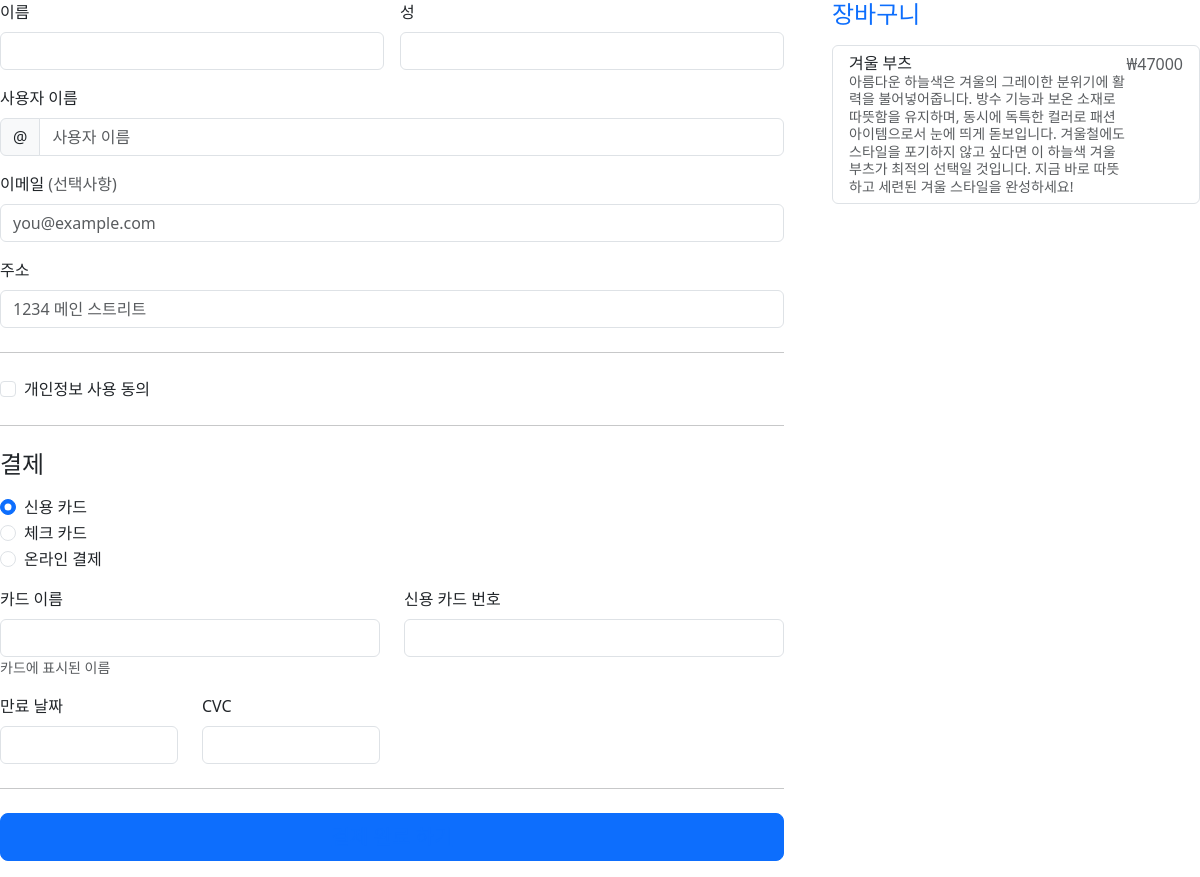
Page /shoes/1/payment/ on the committed database.
### shoes/models.py (models this page shows)
class Shoes(models.Model):
    subject = models.CharField(max_length=200)
    price = models.IntegerField()
    explain = models.CharField(max_length=500)
    img = models.ImageField(upload_to='photo/', default='photo/no_image.png')

### shoes/views.py (the view)
# urls.py: path('<int:shoes_id>/payment/', PaymentView.as_view(), name='payment'),
class PaymentView(View):
    def get(self, request, shoes_id):
        shoes = Shoes.objects.get(id=shoes_id)
        context = {'shoes': shoes}
        return render(request, 'shoes/payment.html', context)

### templates/shoes/payment.html (shortened to what this page needs)
<link href="https://cdn.jsdelivr.net/npm/bootstrap@5.3.1/dist/css/bootstrap.min.css" rel="stylesheet">
<div class="row g-5">
    <div class="col-md-5 col-lg-4 order-md-last">
        <h4 class="d-flex justify-content-between align-items-center mb-3">
          <span class="text-primary"><font style="vertical-align: inherit;"><font style="vertical-align: inherit;">장바구니</font></font></span>
        </h4>
        <ul class="list-group mb-3">
          <li class="list-group-item d-flex justify-content-between lh-sm">
            <div>
                <h6 class="my-0"><font style="vertical-align: inherit;"><font style="vertical-align: inherit;">{{ shoes.subject }}</font></font></h6>
                <small class="text-body-secondary"><font style="vertical-align: inherit;"><font style="vertical-align: inherit;">{{ shoes.explain }}</font></font></small>
            </div>
            <span class="text-body-secondary"><font style="vertical-align: inherit;"><font style="vertical-align: inherit;">₩{{ shoes.price }}</font></font></span>
          </li>
        </ul>
      </div>
    <div class="col-md-7 col-lg-8">
      <form class="needs-validation" method="post" novalidate="">
        <div class="row g-3">
          <div class="col-sm-6">
            <label for="firstName" class="form-label"><font style="vertical-align: inherit;"><font style="vertical-align: inherit;">이름</font></font></label>
            <input type="text" class="form-control" id="firstName" placeholder="" value="" required="">
          </div>
          <div class="col-sm-6">
            <label for="lastName" class="form-label"><font style="vertical-align: inherit;"><font style="vertical-align: inherit;">성</font></font></label>
            <input type="text" class="form-control" id="lastName" placeholder="" value="" required="">
          </div>
          <div class="col-12">
            <label for="username" class="form-label"><font style="vertical-align: inherit;"><font style="vertical-align: inherit;">사용자 이름</font></font></label>
            <div class="input-group has-validation">
              <span class="input-group-text"><font style="vertical-align: inherit;"><font style="vertical-align: inherit;">@</font></font></span>
              <input type="text" class="form-control" id="username" placeholder="사용자 이름" required="">
            </div>
          </div>
          <div class="col-12">
            <label for="email" class="form-label"><font style="vertical-align: inherit;"><font style="vertical-align: inherit;">이메일 </font></font><span class="text-body-secondary"><font style="vertical-align: inherit;"><font style="vertical-align: inherit;">(선택사항)</font></font></span></label>
            <input type="email" class="form-control" id="email" placeholder="you@example.com">
          </div>
          <div class="col-12">
            <label for="address" class="form-label"><font style="vertical-align: inherit;"><font style="vertical-align: inherit;">주소</font></font></label>
            <input type="text" class="form-control" id="address" placeholder="1234 메인 스트리트" required="">
          </div>
        </div>
        <hr class="my-4">
        <div class="form-check">
          <input type="checkbox" class="form-check-input" id="save-info">
          <label class="form-check-label" for="save-info"><font style="vertical-align: inherit;"><font style="vertical-align: inherit;">개인정보 사용 동의</font></font></label>
        </div>
        <hr class="my-4">
        <h4 class="mb-3"><font style="vertical-align: inherit;"><font style="vertical-align: inherit;">결제</font></font></h4>
        <div class="my-3">
          <div class="form-check">
            <input id="credit" name="paymentMethod" type="radio" class="form-check-input"
                checked="" required="">
            <label class="form-check-label" for="credit"><font style="vertical-align: inherit;"><font style="vertical-align: inherit;">신용 카드</font></font></label>
        </div>
        <div class="form-check">
            <input id="debit" name="paymentMethod" type="radio" class="form-check-input" required="">
            <label class="form-check-label" for="debit"><font style="vertical-align: inherit;"><font style="vertical-align: inherit;">체크 카드</font></font></label>
        </div>
        <div class="form-check">
            <input id="paypal" name="paymentMethod" type="radio" class="form-check-input" required="">
            <label class="form-check-label" for="paypal"><font style="vertical-align: inherit;"><font style="vertical-align: inherit;">온라인 결제</font></font></label>
        </div>
    </div>
    <div class="row gy-3">
          <div class="col-md-6">
            <label for="cc-name" class="form-label"><font style="vertical-align: inherit;"><font style="vertical-align: inherit;">카드 이름</font></font></label>
            <input type="text" class="form-control" id="cc-name" placeholder="" required="">
            <small class="text-body-secondary"><font style="vertical-align: inherit;"><font style="vertical-align: inherit;">카드에 표시된 이름</font></font></small>
          </div>
          <div class="col-md-6">
            <label for="cc-number" class="form-label"><font style="vertical-align: inherit;"><font style="vertical-align: inherit;">신용 카드 번호</font></font></label>
            <input type="text" class="form-control" id="cc-number" placeholder="" required="">
          </div>
          <div class="col-md-3">
            <label for="cc-expiration" class="form-label"><font style="vertical-align: inherit;"><font style="vertical-align: inherit;">만료 날짜</font></font></label>
            <input type="text" class="form-control" id="cc-expiration" placeholder="" required="">
          </div>
          <div class="col-md-3">
            <label for="cc-cvv" class="form-label"><font style="vertical-align: inherit;"><font style="vertical-align: inherit;">CVC</font></font></label>
            <input type="text" class="form-control" id="cc-cvv" placeholder="" required="">
          </div>
        </div>
        <hr class="my-4">
        <button class="w-100 btn btn-primary btn-lg" type="submit"><font style="vertical-align: inherit;"><font style="vertical-align: inherit;"><a href="/shoes">결제 완료 하기</a></font></font></button>
    </form>
</div>
</div>
</body>
</html>

### rows in the picture
Shoes: subject "겨울 부츠", explain "아름다운 하늘색은 겨울의 그레이한 분위기에 활력을 불어넣어줍니다. 방수 기능과 보온 소재로 따뜻함을 유지하며, 동시에 독특한 컬러로 패션 아이템으로서 눈에 띄게 돋보입니다. 겨울철에도 스타일을 포기하지 않고 싶다면 이 하늘색 겨울 부츠가 최적의 선택일 것입니다. 지금 바로 따뜻하고 세련된 겨울 스타일을 완성하세요!", price "47000"
